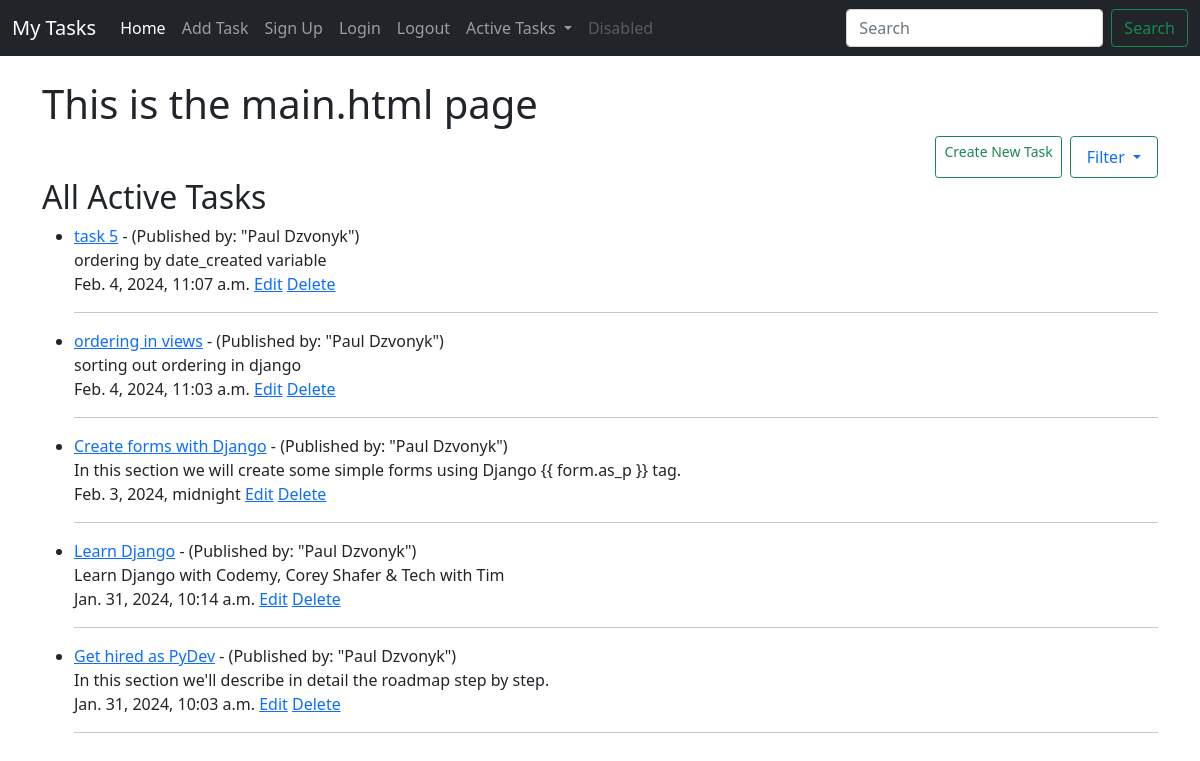
The page / on the database its author committed.
### task/models.py (models this page shows, shortened)
class Task(models.Model):
    title = models.CharField(max_length=200)
    title_tag = models.CharField(max_length=200)
    author = models.ForeignKey(User, on_delete=models.CASCADE)
    short_description = models.TextField()
    date_created = models.DateTimeField(default=timezone.now())
    priority = models.IntegerField(default=0)
    completed = models.BooleanField(default=False)

### task/views.py (the view)
# urls.py: path('', HomeView.as_view(), name='home'),
class HomeView(ListView):
    model = Task
    template_name = 'task/home.html'
    ordering = ['-date_created']

### task/templates/task/home.html (shortened to what this page needs)
{% extends 'task/base.html' %}
{% block content %}
<h1>This is the main.html page</h1>
<div class="d-grid gap-2 d-md-flex justify-content-md-end">
    <a href="{% url 'add_task' %}" class="btn btn-outline-success btn-sm">Create New Task</a>
    <a class="nav-link dropdown-toggle btn btn-outline-success" href="#" id="navbarDropdown" role="button" data-bs-toggle="dropdown" aria-expanded="false">
        Filter
    </a>
</div>
<h2>All Active Tasks</h2>
<ul>
{% for task in object_list %}
    <li>
        <a href="{% url 'task-detail' task.pk %}">{{ task.title }}</a>
        - (Published by: "{{ task.author.first_name }} {{ task.author.last_name }}")
        <br>
        {{ task.short_description }}
        <br>
        {{ task.date_created }} <a href="{% url 'edit_task' task.pk %}">Edit</a>
        <a href="{% url 'delete_task' task.pk %}">Delete</a>
        <hr>
    </li>
{% endfor %}
</ul>
{% endblock %}

### rows shown on the page
Task: title "task 5", author.first_name "Paul", author.last_name "Dzvonyk", short_description "ordering by date_created variable", date_created "Feb. 4, 2024, 11:07 a.m."
Task: title "ordering in views", author.first_name "Paul", author.last_name "Dzvonyk", short_description "sorting out ordering in django", date_created "Feb. 4, 2024, 11:03 a.m."
Task: title "Create forms with Django", author.first_name "Paul", author.last_name "Dzvonyk", short_description "In this section we will create some simple forms using Django {{ form.as_p }} tag.", date_created "Feb. 3, 2024, midnight"
Task: title "Learn Django", author.first_name "Paul", author.last_name "Dzvonyk", short_description "Learn Django with Codemy, Corey Shafer & Tech with Tim", date_created "Jan. 31, 2024, 10:14 a.m."
Task: title "Get hired as PyDev", author.first_name "Paul", author.last_name "Dzvonyk", short_description "In this section we'll describe in detail the roadmap step by step.", date_created "Jan. 31, 2024, 10:03 a.m."
